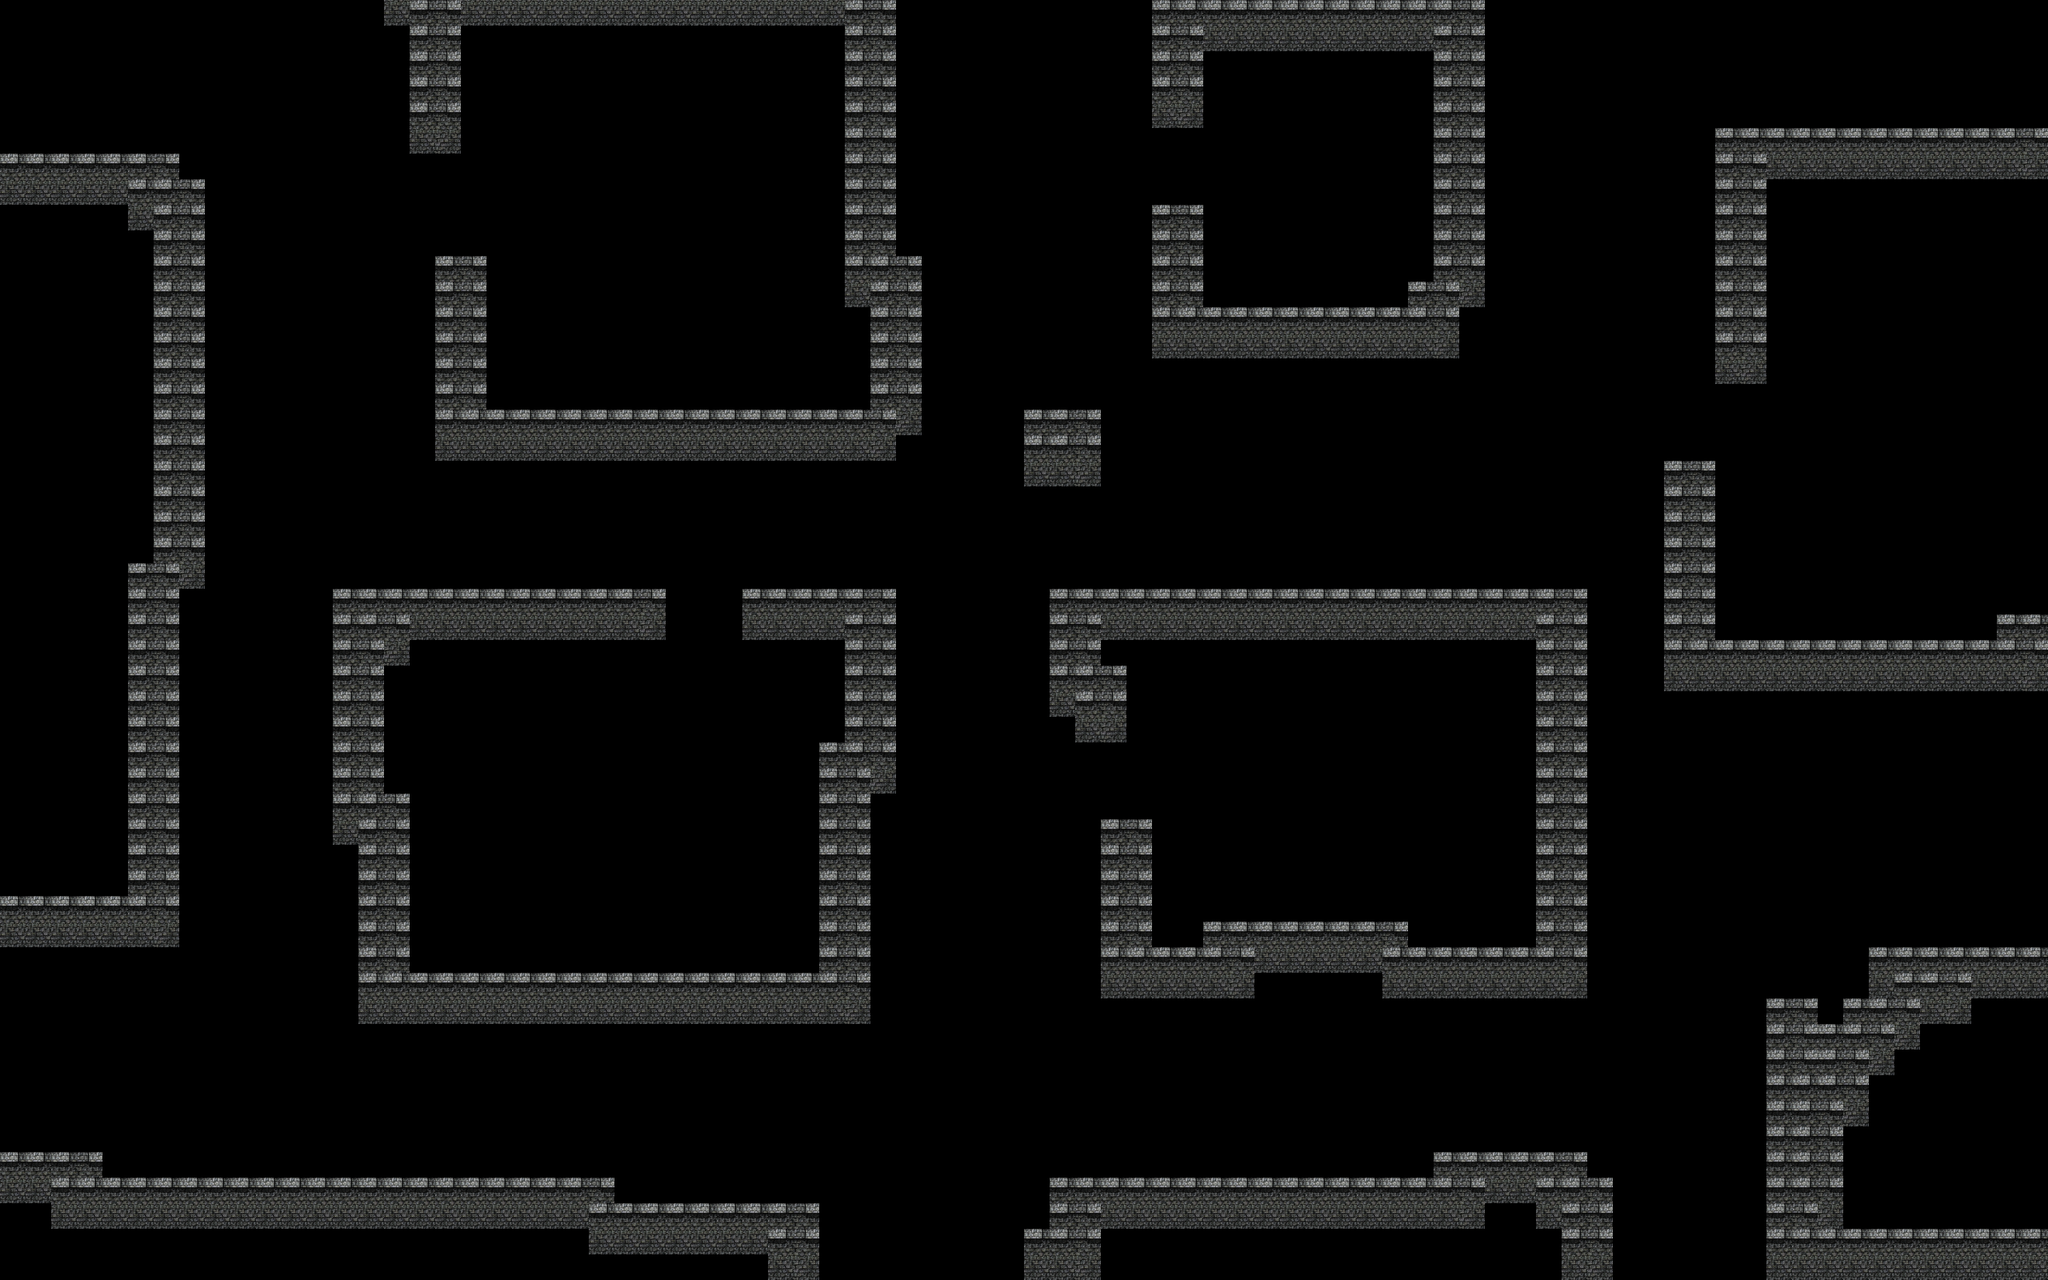

A 2D game scene composited from a Tiled map and its tileset images. What follows is a short description and the map's XML, with each tile layer's data collapsed to a summary:
An orthogonal 80x50 tile map with 32x32 px tiles, 1 tile layer (walls).

<map version="1.10" tiledversion="1.10.0" orientation="orthogonal" renderorder="right-down" width="80" height="50" tilewidth="32" tileheight="32" infinite="0" nextlayerid="2" nextobjectid="1">
 <tileset firstgid="1" source="sprites.tsx" />
 <layer id="1" name="walls" width="80" height="50">
  <data>[4000 cells, 423 non-empty, 1 distinct tile ids]</data>
 </layer>
</map>